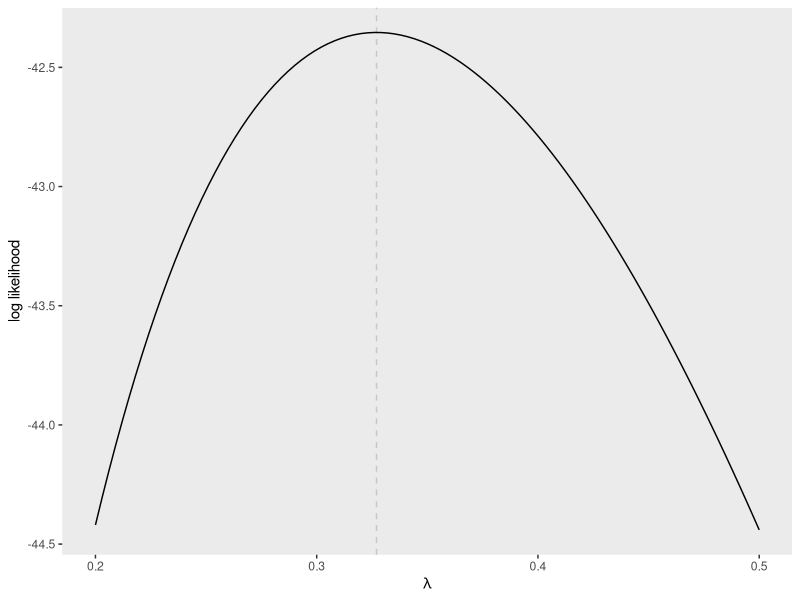

Write R code to recreate this figure. (Note: this script raises an error after producing the figure.)
## ---- chunk 1
library(ggplot2)
set.seed(24)
wt <- rexp(n = 20, rate = 1/4)
explik <- function(lambda, samp = wt, log = TRUE){
  ll <- sapply(lambda, function(l){sum(log(dexp(x = samp, rate = l)))})
  switch(log, ll, exp(ll))
}
# curve(expr = explik(x, samp = wt, log = TRUE), from = 1.8, to = 10)
ggplot() +
  geom_vline(xintercept = 1/mean(wt), lty = 2, col = "grey", alpha = 0.8) +
  stat_function(xlim = c(1/5, 1/2), n = 101L, fun = explik, args = list(log = TRUE, samp = wt)) +
  ylab("log likelihood") +
  xlab(expression(lambda)) + 
  theme(panel.grid.major.x = element_blank(), 
        panel.grid.minor.x = element_blank(),
        panel.grid.major.y = element_blank(), 
        panel.grid.minor.y = element_blank())
## ---- chunk 2
knitr::include_graphics('images/likelihood_tests.png')
## ---- chunk 3
lrt_lb <- uniroot(f = function(r){2*(sum(dexp(wt, rate = 1/mean(wt), log = TRUE)) - sum(dexp(wt, rate = 1/r, log = TRUE))) - qchisq(0.95, 1)}, interval = c(1.5, mean(wt)) )$root
lrt_ub <- uniroot(f = function(r){2*(sum(dexp(wt, rate = 1/mean(wt), log = TRUE)) - sum(dexp(wt, rate = 1/r, log = TRUE))) - qchisq(0.95, 1)}, interval = c(mean(wt),6) )$root
## ---- chunk 4
prof_mat <- cbind(matrix(unlist(sapply(sort(unique(faithfuld$waiting)), function(y){faithfuld[which(faithfuld$waiting == y),][which.max(faithfuld[which(faithfuld$waiting == y),]$density),-2]})), ncol = 2, byrow = TRUE), sort(unique(faithfuld$waiting)))
colnames(prof_mat) <- c("eruptions","density","waiting")
prof <- tibble::as_tibble(prof_mat)

g1 <- ggplot(faithful, aes(x = eruptions, y = waiting)) +
 geom_density_2d_filled(alpha = 0.5, show.legend = FALSE) +
 geom_density_2d(size = 0.25, colour = "black") +
 xlim(0.5, 6) +
 ylim(40, 110) + xlab(expression(phi)) + ylab(expression(psi)) + 
  geom_line(data = prof, aes(x = eruptions, y = waiting)) + 
  theme(axis.text.x=element_blank(),
        axis.ticks.x=element_blank(),
        axis.text.y=element_blank(),
        axis.ticks.y=element_blank())
g2 <- ggplot(data = prof, aes(x = waiting, y = density)) + geom_line() + 
  ylab("profile log likelihood") + xlab(expression(psi)) + 
  theme(axis.text.x=element_blank(),
        axis.ticks.x=element_blank(),
        axis.text.y=element_blank(),
        axis.ticks.y=element_blank())
g1 + g2
## ---- chunk 5
par(mar = c(4,4,1,1))
bc <- MASS::boxcox(lm(wt~1), plotit = FALSE, lambda = seq(-0.1, 1, by = 0.01))
plot(x = bc$x, 
y = bc$y - max(bc$y), 
bty = "l", type = "l", ylab = "profile log likelihood", xlab = expression(lambda), 
panel.first = {abline(h = -qchisq(0.95, 1)/2, col = "grey")})
xc <- bc$x[bc$y-max(bc$y) < -qchisq(0.95, 1)/2]
confind <- which(diff(xc) > 0.011)
